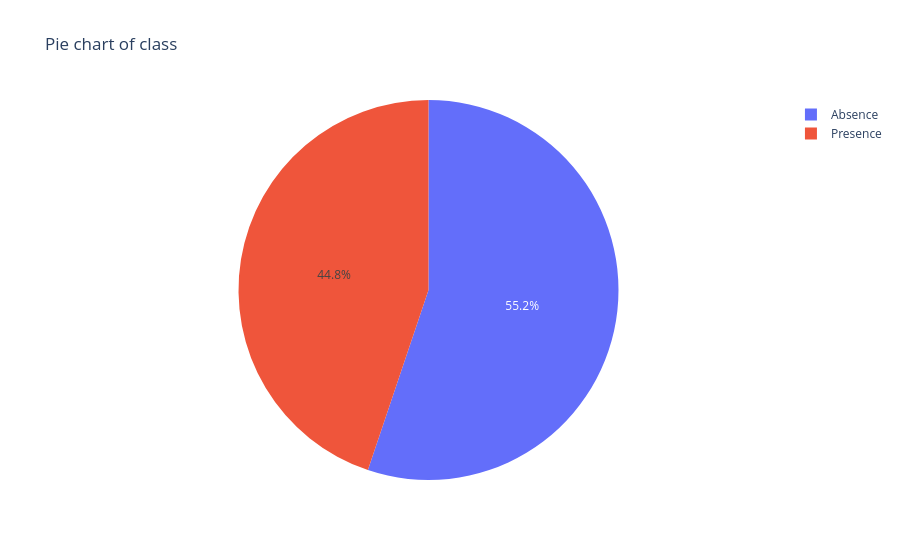

Notebook cell for this chart:
### Code cell
fig = go.Figure()
fig.add_trace(
    go.Pie(labels=class_balance["Type"], values=class_balance["value"])
)
fig.update_layout(
    title = "Pie chart of class"
)
fig.show()

### Figure 1 — Plotly figure (JSON) as saved in the notebook; plotly's stock layout.template omitted (floating-point values rounded to 4 significant figures)
{"data": [{"labels": ["Absence", "Presence"], "type": "pie", "values": [347546, 282454]}], "layout": {"title": {"text": "Pie chart of class"}}}
